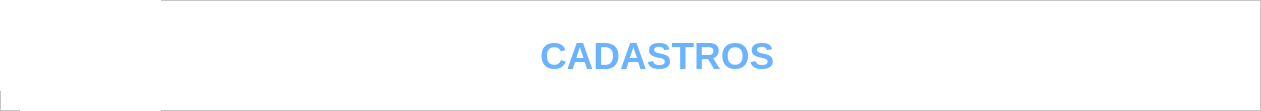
    <widget class="QFrame" name="frame_4">
     <property name="geometry">
      <rect>
       <x>-10</x>
       <y>0</y>
       <width>1261</width>
       <height>111</height>
      </rect>
     </property>
     <property name="sizePolicy">
      <sizepolicy hsizetype="Fixed" vsizetype="Fixed">
       <horstretch>0</horstretch>
       <verstretch>0</verstretch>
      </sizepolicy>
     </property>
     <property name="styleSheet">
      <string notr="true">background-color: rgb(255, 255, 255);</string>
     </property>
     <property name="frameShape">
      <enum>QFrame::StyledPanel</enum>
     </property>
     <property name="frameShadow">
      <enum>QFrame::Raised</enum>
     </property>
     <widget class="QLabel" name="label_3">
      <property name="geometry">
       <rect>
        <x>0</x>
        <y>-20</y>
        <width>131</width>
        <height>111</height>
       </rect>
      </property>
      <property name="styleSheet">
       <string notr="true">image: url(:/image/CAt.png);</string>
      </property>
      <property name="text">
       <string/>
      </property>
      <property name="pixmap">
       <pixmap>Imagens/sem fund.png</pixmap>
      </property>
      <property name="scaledContents">
       <bool>true</bool>
      </property>
     </widget>
     <widget class="QLabel" name="label_4">
      <property name="geometry">
       <rect>
        <x>540</x>
        <y>30</y>
        <width>241</width>
        <height>51</height>
       </rect>
      </property>
      <property name="font">
       <font>
        <pointsize>28</pointsize>
        <weight>75</weight>
        <bold>true</bold>
       </font>
      </property>
      <property name="styleSheet">
       <string notr="true">color: rgb(107, 179, 255);</string>
      </property>
      <property name="text">
       <string>CADASTROS</string>
      </property>
     </widget>
     <widget class="QLabel" name="label_2">
      <property name="geometry">
       <rect>
        <x>20</x>
        <y>-20</y>
        <width>141</width>
        <height>141</height>
       </rect>
      </property>
      <property name="styleSheet">
       <string notr="true">background-image: url(:/logo/ProSafe-removebg-preview.png);</string>
      </property>
      <property name="text">
       <string/>
      </property>
      <property name="pixmap">
       <pixmap>Imagens/ProSafe-removebg-preview.png</pixmap>
      </property>
      <property name="scaledContents">
       <bool>true</bool>
      </property>
     </widget>
    </widget>
